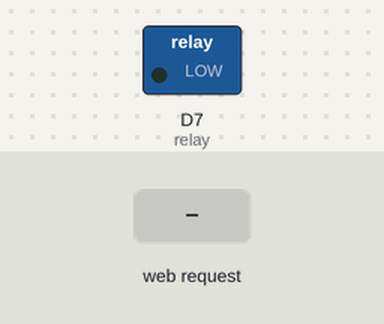
Recording of a sketch running on a simulated ESP8266 (Wemos D1 mini). Shown: switched loads named in the sketch (green lamp = pin HIGH). Inputs (shaded band) come from the test bench. WiFi joins after 1.5 s; servers stay silent unless stated; what the sketch prints to the serial monitor is not drawn.

Above: at 2.7 s.
2.8 s: HTTP request GET /ZapnoutSvetlo received
At 3.5 s:
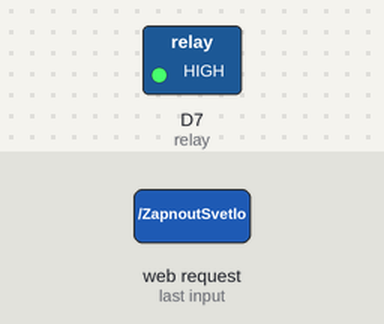
4.3 s: HTTP request GET /VypnoutSvetlo received
At 4.6 s:
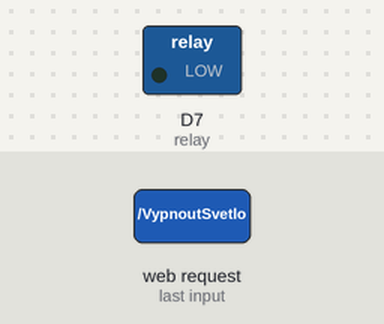
Timing chart, 0 to 7.3 s (numbered marks = the images above; inputs shaded):
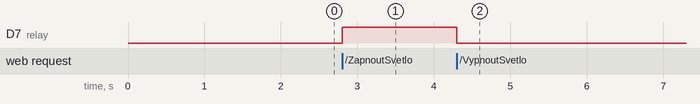

Measured:
- after the input at 2.8 s, D7 (relay): LOW → HIGH at once
- after the input at 4.3 s, D7 (relay): HIGH → LOW at once

The sketch:

WeMosD1Mini_WebRelay.ino
```cpp
#include <ESP8266WiFi.h>

// Nazev Wi-Fi site, do ktere se mam pripojit
const char* ssid = "CellarstoneDevicesWifi";

// Heslo Wi-Fi site, do ktere se mam pripojit
const char* password = "Cllrs123IoT456";

// Ma svitit lampicka?
bool svetlo = false;

// Webovy server pobezi na portu 80 (HTTP komunikace)
WiFiServer server(80);

int relay = D7; // relay turns trigger signal - active high;

void setup() {
	// Nastartuj seriovou linku, do ktere budu vypisovat provozni informace
	Serial.begin(9600);

	// Nastav pin D1 na zapis a nastav nizkou hodnotu (LED dioda nesviti)
	pinMode(relay, OUTPUT);
	digitalWrite(relay, LOW);

	// Pripojeni k Wi-Fi
	Serial.println();
	Serial.print("Pripojuji k ");
	Serial.println(ssid);
	WiFi.begin(ssid, password);

	// Dokud nejsem pripojeny k Wi-Fi,zapisuj do seriove linky tecky progressbaru
	while (WiFi.status() != WL_CONNECTED) {
		delay(100);
		Serial.print(".");
	}

	// Jsem pripojeny k Wi-Fi a mohu pokracovat
	Serial.println();
	Serial.println("WiFi pripojena!");

	// Spusteni serveru
	server.begin();
	Serial.println("Server spusten");

	// Napis IP adresu, kterou mikropocitac dostal
	Serial.print("Pouzij k pripojeni tuto adresu: ");
	Serial.print("http://");
	Serial.println(WiFi.localIP());
}

// Smycka loop se opakuje stale dokola
void loop() {
	// Pokud ma promenna svetlo hodnotu pravda, posli na pin D1 napeti a rozsvit LED diodu
	if (svetlo == true)
	{
		//Serial.println(svetlo);
		digitalWrite(relay, HIGH);
	}
	else
	{
		//Serial.println(svetlo);
		digitalWrite(relay, LOW);
	}

	// Cekej, dokud se nepripoji nejaky klient
	WiFiClient client = server.available();
	if (!client) {
		return;
	}

	// Cekej, dokud klient neposle nejaka data
	Serial.println("Novy klient!");
	while (!client.available()) {
		delay(1);
	}

	// Precti a vypis prvni radek od klienta s URL dotazem
	String request = client.readStringUntil('\r');
	Serial.println(request);
	client.flush();

	// Pokud je v radku vyraz ZapnoutSvetlo, nastav promennou svetlo na pravdu
	if (request.indexOf("ZapnoutSvetlo") > -1) svetlo = true;
	// Pokud je v radku vyraz VypnoutSvetlo, nastav promennou svetlo na nepravdu
	if (request.indexOf("VypnoutSvetlo") > -1) svetlo = false;

	// Posli pripojenemu klientu HTML kod stranky s tlacitky
	client.println("HTTP/1.1 200 OK");
	client.println("Content-Type: text/html");
	client.println("");
	client.println("<!DOCTYPE html>");
	client.println("<html><body>");
	client.print("<h1>WM003 - Lampicka</h2>");
	// Tlacitko pro zapnuti lampicky vede na adresu /ZapnoutSvetlo
	client.println("<a href=\"/ZapnoutSvetlo\"><button>Zapni svetlo</button></a>");
	// Tlacitko pro vypnuti lampicky vede na adresu /VypnoutSvetlo
	client.println("<a href=\"/VypnoutSvetlo\"><button>Vypni svetlo</button></a><br />");
	client.println("</body></html>");

	// To je vse, ted jeste 1 ms pockam a cela smycka se muze zopakovat
	delay(1);
	Serial.println("Klient odpojen");
	Serial.println("");
} 
```
